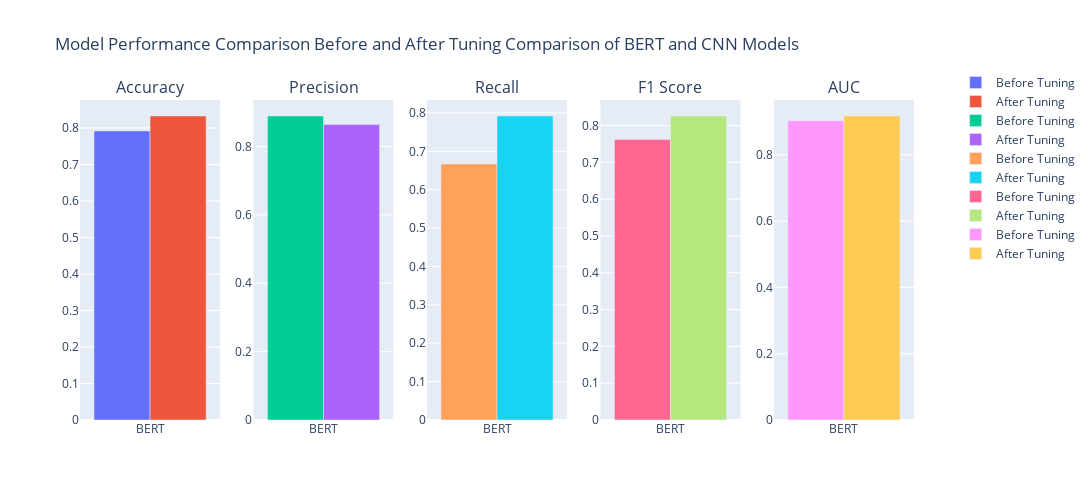

Notebook source saved alongside this figure:
### Markdown cell above
## Compare Results from Bert Model and CNNClassifier

### Code cell
plot_metrics_comparison(test_metrics_bert, test_metrics_cnn, title="Comparison of BERT and CNN Models")

### Figure 1 — Plotly figure (JSON) as saved in the notebook; plotly's stock layout.template omitted (floating-point values rounded to 4 significant figures)
{"data": [{"name": "Before Tuning", "type": "bar", "x": ["BERT"], "xaxis": "x", "y": [0.792], "yaxis": "y"}, {"name": "After Tuning", "type": "bar", "x": ["BERT"], "xaxis": "x", "y": [0.833], "yaxis": "y"}, {"name": "Before Tuning", "type": "bar", "x": ["BERT"], "xaxis": "x2", "y": [0.889], "yaxis": "y2"}, {"name": "After Tuning", "type": "bar", "x": ["BERT"], "xaxis": "x2", "y": [0.864], "yaxis": "y2"}, {"name": "Before Tuning", "type": "bar", "x": ["BERT"], "xaxis": "x3", "y": [0.667], "yaxis": "y3"}, {"name": "After Tuning", "type": "bar", "x": ["BERT"], "xaxis": "x3", "y": [0.792], "yaxis": "y3"}, {"name": "Before Tuning", "type": "bar", "x": ["BERT"], "xaxis": "x4", "y": [0.762], "yaxis": "y4"}, {"name": "After Tuning", "type": "bar", "x": ["BERT"], "xaxis": "x4", "y": [0.826], "yaxis": "y4"}, {"name": "Before Tuning", "type": "bar", "x": ["BERT"], "xaxis": "x5", "y": [0.903], "yaxis": "y5"}, {"name": "After Tuning", "type": "bar", "x": ["BERT"], "xaxis": "x5", "y": [0.917], "yaxis": "y5"}], "layout": {"annotations": [{"font": {"size": 16}, "showarrow": false, "text": "Accuracy", "x": 0.084, "xanchor": "center", "xref": "paper", "y": 1, "yanchor": "bottom", "yref": "paper"}, {"font": {"size": 16}, "showarrow": false, "text": "Precision", "x": 0.292, "xanchor": "center", "xref": "paper", "y": 1, "yanchor": "bottom", "yref": "paper"}, {"font": {"size": 16}, "showarrow": false, "text": "Recall", "x": 0.5, "xanchor": "center", "xref": "paper", "y": 1, "yanchor": "bottom", "yref": "paper"}, {"font": {"size": 16}, "showarrow": false, "text": "F1 Score", "x": 0.708, "xanchor": "center", "xref": "paper", "y": 1, "yanchor": "bottom", "yref": "paper"}, {"font": {"size": 16}, "showarrow": false, "text": "AUC", "x": 0.916, "xanchor": "center", "xref": "paper", "y": 1, "yanchor": "bottom", "yref": "paper"}], "barmode": "group", "height": 500, "legend": {"x": 1.05, "y": 1.1}, "title": {"text": "Model Performance Comparison Before and After Tuning Comparison of BERT and CNN Models"}, "width": 1600, "xaxis": {"anchor": "y", "domain": [0, 0.168]}, "xaxis2": {"anchor": "y2", "domain": [0.208, 0.376]}, "xaxis3": {"anchor": "y3", "domain": [0.416, 0.584]}, "xaxis4": {"anchor": "y4", "domain": [0.624, 0.792]}, "xaxis5": {"anchor": "y5", "domain": [0.832, 1]}, "yaxis": {"anchor": "x", "domain": [0, 1]}, "yaxis2": {"anchor": "x2", "domain": [0, 1]}, "yaxis3": {"anchor": "x3", "domain": [0, 1]}, "yaxis4": {"anchor": "x4", "domain": [0, 1]}, "yaxis5": {"anchor": "x5", "domain": [0, 1]}}}
